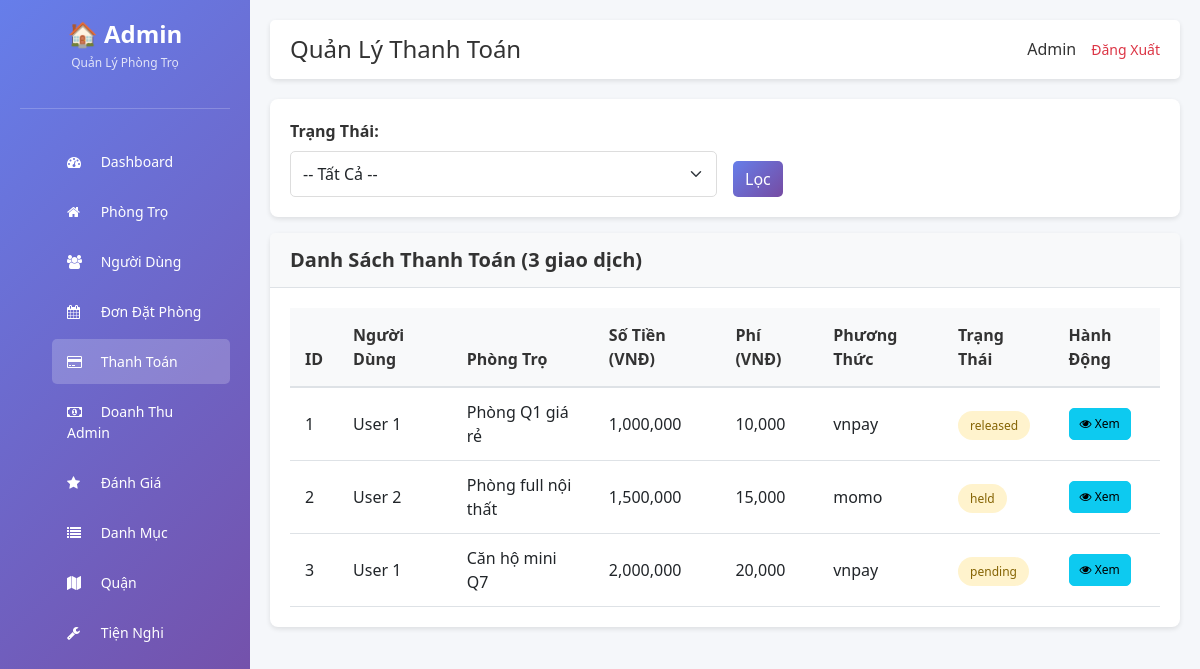
Page /public/admin/payments.php (signed in) on the earlier database version.
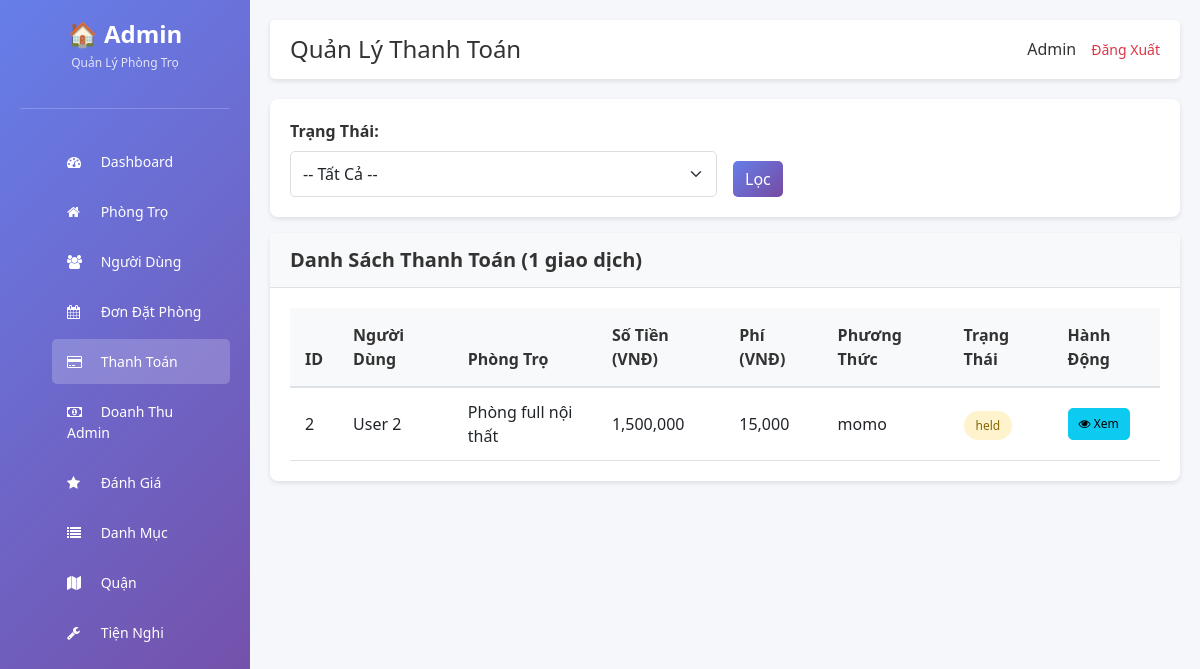
Same page on the later database version.
### tables this page shows
CREATE TABLE `payments` (
  `id` int(11) NOT NULL,
  `booking_id` int(11) DEFAULT NULL,
  `amount` int(11) DEFAULT NULL,
  `fee` int(11) DEFAULT 0,
  `method` varchar(50) DEFAULT NULL,
  `transaction_code` varchar(255) DEFAULT NULL,
  `status` enum('pending','held','released','refunded') DEFAULT 'pending',
  `created_at` timestamp NOT NULL DEFAULT current_timestamp()
);

CREATE TABLE `users` (
  `id` int(11) NOT NULL,
  `name` varchar(100) DEFAULT NULL,
  `email` varchar(150) DEFAULT NULL,
  `password` varchar(255) DEFAULT NULL,
  `phone` varchar(20) DEFAULT NULL,
  `avatar` varchar(255) DEFAULT NULL,
  `role` enum('user','owner','admin') DEFAULT 'user',
  `created_at` timestamp NOT NULL DEFAULT current_timestamp(),
  `status` int(1) NOT NULL DEFAULT 0 COMMENT '0: Pending, 1: Active, 2: Banned.'
);

CREATE TABLE `motels` (
  `id` int(11) NOT NULL,
  `title` varchar(255) NOT NULL,
  `description` text DEFAULT NULL,
  `price` int(11) NOT NULL,
  `area` int(11) DEFAULT NULL,
  `address` varchar(255) DEFAULT NULL,
  `lat` decimal(10,8) DEFAULT NULL,
  `lng` decimal(11,8) DEFAULT NULL,
  `phone` varchar(20) DEFAULT NULL,
  `user_id` int(11) NOT NULL,
  `category_id` int(11) DEFAULT NULL,
  `district_id` int(11) DEFAULT NULL,
  `status` enum('pending','approved','hidden') DEFAULT 'pending',
  `count_view` int(11) DEFAULT 0,
  `created_at` timestamp NOT NULL DEFAULT current_timestamp(),
  `updated_at` timestamp NULL DEFAULT NULL
);

### public/admin_init.php (called while the page is built, shortened)
<?php
require_once __DIR__ . '/../config/database.php';
require_once __DIR__ . '/../core/Database.php';
require_once __DIR__ . '/../core/Payment.php';
require_once __DIR__ . '/../app/controller/PaymentController.php';
require_once __DIR__ . '/../app/controller/ActivityLogController.php';
$db = new Database($conn);
?>

### app/controller/PaymentController.php (called while the page is built, shortened)
<?php
class PaymentController {
    private $payment;
    public function __construct($db, $activityLog = null) {
        $this->payment = new Payment($db);
    }
    public function listPayments() {
        $page = isset($_GET['page']) ? (int)$_GET['page'] : 1;
        $status = isset($_GET['status']) ? $_GET['status'] : '';
        $payments = $this->payment->getAll($page, ITEMS_PER_PAGE, $status);
        $total = $this->payment->getTotal($status);
        $total_pages = ceil($total / ITEMS_PER_PAGE);
        return [
            'payments' => $payments,
            'total' => $total,
            'page' => $page,
            'total_pages' => $total_pages,
            'status' => $status
        ];
    }
}
?>

### core/Payment.php (called while the page is built, shortened)
<?php
class Payment {
    private $db;
    public function __construct($database) {
        $this->db = $database;
    }
    public function getAll($page = 1, $limit = ITEMS_PER_PAGE, $status = '') {
        $offset = ($page - 1) * $limit;
        $sql = "SELECT p.*, b.user_id, u.name as user_name, b.motel_id, m.title as motel_title
                FROM payments p
                LEFT JOIN bookings b ON p.booking_id = b.id
                LEFT JOIN users u ON b.user_id = u.id
                LEFT JOIN motels m ON b.motel_id = m.id";
        $sql .= " ORDER BY p.created_at DESC LIMIT $offset, $limit";
        return $this->db->getRows($sql);
    }
    public function getTotal($status = '') {
        $where = '';
        return $this->db->count('payments', $where);
    }
}
?>

### core/Database.php (called while the page is built, shortened)
<?php
class Database {
    private $conn;
    public function __construct($connection) {
        $this->conn = $connection;
    }
    public function getRows($sql) {
        $result = $this->conn->query($sql);
        if ($result && $result->num_rows > 0) {
            $rows = [];
            while ($row = $result->fetch_assoc()) {
                $rows[] = $row;
            }
            return $rows;
        }
        return [];
    }
    public function count($table, $where = '') {
        $sql = "SELECT COUNT(*) as count FROM $table";
        $result = $this->conn->query($sql);
        if ($result) {
            $row = $result->fetch_assoc();
            return $row['count'];
        }
        return 0;
    }
}
?>

### public/admin/payments.php (the view, shortened to what the changed rows need)
<?php
require_once __DIR__ . '/../admin_init.php';
$activityLog = new ActivityLog($db);
$controller = new PaymentController($db, $activityLog);
$data = $controller->listPayments();
?>
<!DOCTYPE html>
<html lang="vi">
<head>
    <link href="https://cdn.jsdelivr.net/npm/bootstrap@5.3.0/dist/css/bootstrap.min.css" rel="stylesheet">
    <link href="https://cdn.jsdelivr.net/npm/font-awesome@4.7.0/css/font-awesome.min.css" rel="stylesheet">
    <link href="<?php echo ADMIN_URL; ?>assets/css/style.css" rel="stylesheet">
</head>
<body>
    <div class="sidebar">
        <div class="logo">
            <h2>🏠 Admin</h2>
        </div>
    </div>
    <div class="main-content">
        <div class="topbar">
            <h1>Quản Lý Thanh Toán</h1>
        </div>
        <div class="card">
            <div class="card-header">
                <h5 class="mb-0">Danh Sách Thanh Toán (<?php echo $data['total']; ?> giao dịch)</h5>
            </div>
            <div class="card-body">
                <?php if (!empty($data['payments'])): ?>
                <div class="table-responsive">
                    <table class="table table-hover">
                        <thead class="table-light">
                            <tr>
                                <th>ID</th>
                                <th>Người Dùng</th>
                                <th>Phòng Trọ</th>
                                <th>Số Tiền (VNĐ)</th>
                                <th>Phí (VNĐ)</th>
                                <th>Phương Thức</th>
                                <th>Trạng Thái</th>
                                <th>Hành Động</th>
                            </tr>
                        </thead>
                        <tbody>
                            <?php foreach ($data['payments'] as $payment): ?>
                            <tr>
                                <td><?php echo $payment['id']; ?></td>
                                <td><?php echo htmlspecialchars($payment['user_name'] ?? 'N/A'); ?></td>
                                <td><?php echo htmlspecialchars(substr($payment['motel_title'] ?? 'N/A', 0, 25)); ?></td>
                                <td><?php echo number_format($payment['amount'] ?? 0); ?></td>
                                <td><?php echo number_format($payment['fee'] ?? 0); ?></td>
                                <td><?php echo htmlspecialchars($payment['method'] ?? 'N/A'); ?></td>
                                <td><span class="pending-badge"><?php echo $payment['status']; ?></span></td>
                                <td>
                                    <a href="<?php echo ADMIN_URL . 'payment_detail.php?id=' . $payment['id']; ?>" class="btn btn-sm btn-info">
                                        <i class="fa fa-eye"></i> Xem
                                    </a>
                                </td>
                            </tr>
                            <?php endforeach; ?>
                        </tbody>
                    </table>
                </div>
                <?php else: ?>
                <div class="alert alert-info">Không có thanh toán nào.</div>
                <?php endif; ?>
            </div>
        </div>
    </div>
</body>
</html>

Differences in the rows shown:
removed payments: id "1", users.name "User 1", motels.title "Phòng Q1 giá rẻ", amount "1,000,000", fee "10,000", method "vnpay", status "released"
removed payments: id "3", users.name "User 1", motels.title "Căn hộ mini Q7", amount "2,000,000", fee "20,000", method "vnpay", status "pending"
Other differences:
$data['total']: "3" → "1"
